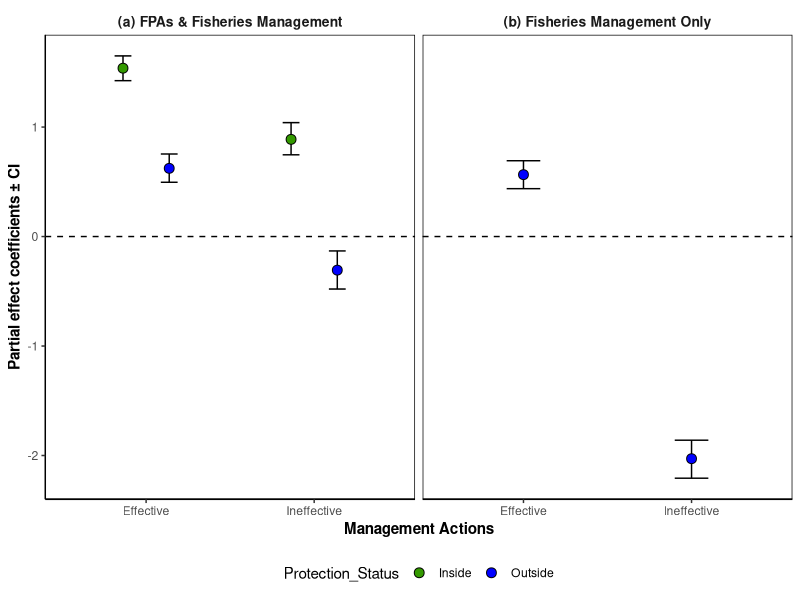

Recreate this plot in R.
library(ggplot2)
library(plyr)

setwd("C:/Users/JordanGoetze/OneDrive - Department of Biodiversity, Conservation and Attractions/Research/Manuscripts/Manuscript_GlobalFinPrint Marine Reserves/Submission/Data")
dir()
coef = read.csv("mm_coefs.csv",header= T,strip.white = T)

#Remove unused categories and rename as plotting select effect sizes only
coef = subset(coef,!X %in% "visibility")

coef$Management_Actions = revalue(coef$X,c("mixed_managementEffective_FM" = "Effective","mixed_managementMR&Effective_FM_Closed" = "Effective","mixed_managementMR&Effective_FM_Open" = "Effective","mixed_managementMR&Ineffective_FM_Closed" = "Ineffective","Intercept" = "Ineffective","mixed_managementMR&Ineffective_FM_Open"= "Ineffective"))
coef$Protection_Status = revalue(coef$X,c("mixed_managementEffective_FM" = "Outside","mixed_managementMR&Effective_FM_Closed" = "Inside","mixed_managementMR&Effective_FM_Open" = "Outside","mixed_managementMR&Ineffective_FM_Closed" = "Inside","Intercept" = "Outside","mixed_managementMR&Ineffective_FM_Open"= "Outside")) 

coef$mr = revalue(coef$X,c("mixed_managementEffective_FM" = "Fisheries Management Only","mixed_managementMR&Effective_FM_Closed" = "FPAs & Fisheries Management","mixed_managementMR&Effective_FM_Open" = "FPAs & Fisheries Management","mixed_managementMR&Ineffective_FM_Closed" = "FPAs & Fisheries Management","Intercept" = "Fisheries Management Only","mixed_managementMR&Ineffective_FM_Open" = "FPAs & Fisheries Management"))
coef$mr <- ordered(coef$mr,levels=c("FPAs & Fisheries Management","Fisheries Management Only"))

# Pre sets for plot
dodge <- position_dodge(0.55)
ggplot <- function(...) { ggplot2::ggplot(...) + theme_bw() } 
PaletteFill<- scale_fill_manual(values=c("#339900","#0000FF"))
PaletteColour<- scale_colour_manual(values=c("#339900","#0000FF"))
PaletteShape <-  scale_shape_manual(values=c(18,16))

#om$mr <- ordered(om$mr,levels=c("NTMRs & Fisheries Management","Fisheries Management Only"))
mrlabels = c("(a) FPAs & Fisheries Management","(b) Fisheries Management Only")
names(mrlabels) <- c("FPAs & Fisheries Management","Fisheries Management Only")

#create plot

Plot<-ggplot(coef, aes(y=Estimate, x= Management_Actions))+
  geom_errorbar(aes(fill = Protection_Status,ymin = Q2.5, ymax = Q97.5),position = dodge,width = 0.2)+
  #geom_point(aes(colour = Protection_Status),size=2,position = dodge,alpha = 0.3)+
  geom_point(aes(fill = Protection_Status),position = dodge,size=3,shape = 21)+
  #geom_point(data = outliers, aes(fill = Protection_Status),colour = "red",position = dodge,size=2,alpha = 0.3)+
  #geom_point(data = om, aes(fill = Protection_Status),colour = "red",size=3,position = dodge,shape = 8)+ 
  #geom_text(data = outliers,aes(colour = Protection_Status,label = site_name),size = 3,nudge_x = 0.2,nudge_y = 0.075)+
  #geom_violin(aes(fill = Protection_Status),position = dodge,alpha = 0.2, colour = "black")+ 
  #stat_summary(aes(fill = Protection_Status),fun = mean,geom = "point", shape = 23, size = 4,position = dodge)+
  geom_hline(yintercept = 0,linetype = "dashed")+
  PaletteColour+
  PaletteFill+
  #scale_x_continuous(trans = "log")+
  #coord_flip()+
  theme(strip.text.y = element_text(size = 10),
        strip.background = element_blank(),
        axis.title=element_text(face="bold"), 
        strip.text.x = element_text(face="bold",size =10),
        panel.grid.major = element_blank(),
        panel.grid.minor = element_blank(),
        legend.key = element_blank(),  
        legend.position = "bottom",
        axis.line = element_line(colour = 'black'),
        panel.border = element_rect(colour = "black"))+
  ylab("Partial effect coefficients ± CI")+
  xlab("Management Actions")

#png(filename = "Management_Coefficients_24-05-2023.png",
  #width = 1750, height = 1750, units = "px",res =300)

Plot + facet_grid(.~mr,labeller = labeller(mr = mrlabels),scales = "free")

#dev.off()


